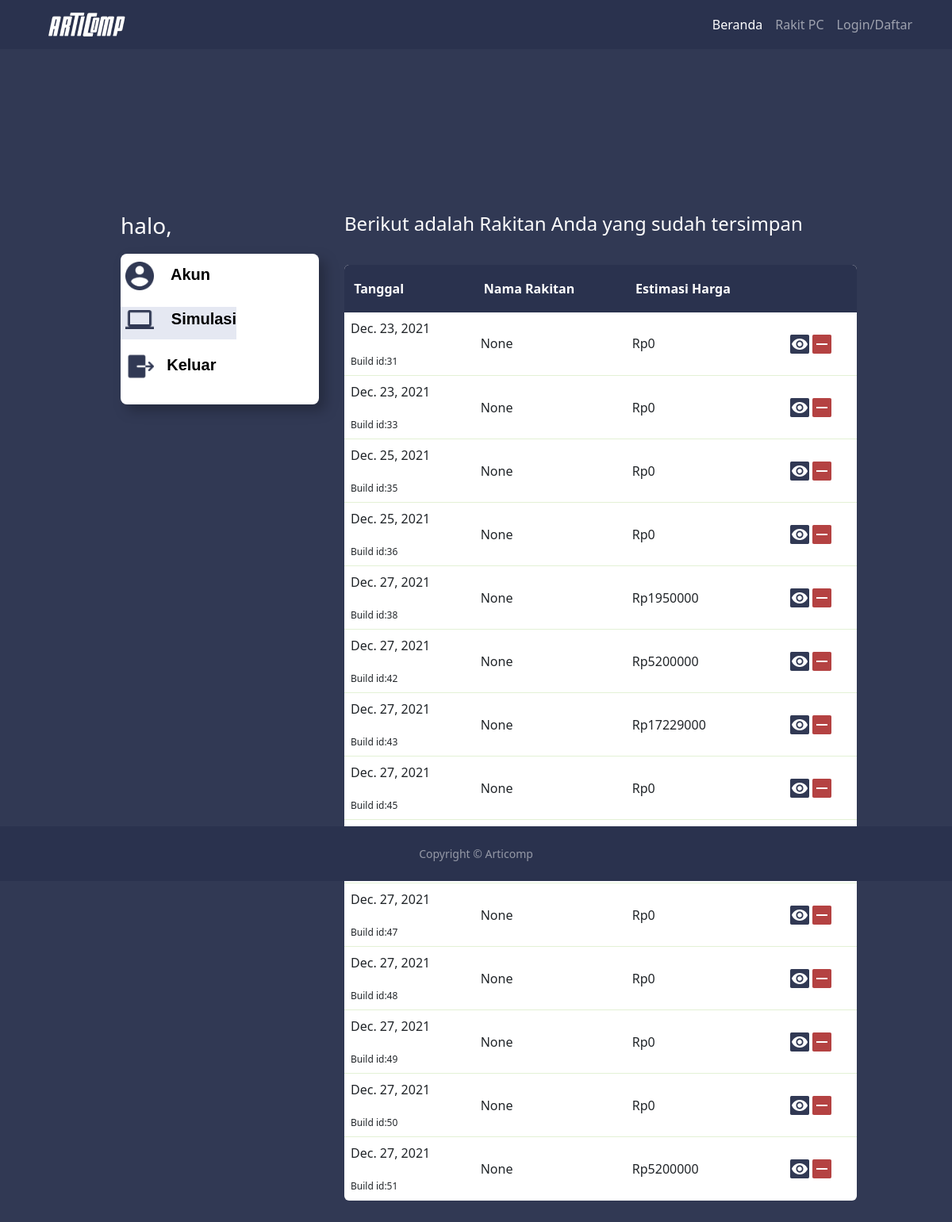
Page /user/bsa/builds/ on the committed database.
### build/models.py (models this page shows)
class Build(models.Model):
    owner = models.CharField(max_length=120, default="")
    gpu = models.ForeignKey(GPU, null=True, blank=True, on_delete=models.DO_NOTHING)
    cpu = models.ForeignKey(CPU, null=True, blank=True, on_delete=models.DO_NOTHING)
    motherboard = models.ForeignKey(Motherboard, null=True, blank=True, on_delete=models.DO_NOTHING)
    ram = models.ForeignKey(RAM, null=True, blank=True, on_delete=models.DO_NOTHING)
    disk = models.ForeignKey(Disk, null=True, blank=True, on_delete=models.DO_NOTHING)
    power_supply = models.ForeignKey(PowerSupply, null=True, blank=True, on_delete=models.DO_NOTHING)
    cooler = models.ForeignKey(Cooler, null=True, blank=True, on_delete=models.DO_NOTHING)
    case = models.ForeignKey(Case, null=True, blank=True, on_delete=models.DO_NOTHING)
    fan = models.ForeignKey(Fan, null=True, blank=True, on_delete=models.DO_NOTHING)
    total_harga = models.PositiveIntegerField(default=0)
    build_title = models.CharField(max_length=120, null=True)
    dibuat = models.DateField(auto_now=True)
    def __str__(self):
        return "Build id: %s" %(self.id)

### user/views.py (the view)
# urls.py: path('builds/', userBuildView, name='builds'),
def userBuildView(request, username):
    build = Build.objects.filter(owner=request.user.username)
    print(build)
    context = {"build": build}
    return render(request, 'user/profile-rakit.html', context)

### user/templates/user/profile-rakit.html
{% extends 'base.html' %}
{% load static %}
{% block content %}
<link rel="stylesheet" href="/static/css/profile-rakit.css">
<div class="jumbotron jumbotron-fluid">
  <div class="semua">
    <div class="kiri">
      <h3 align="left" style="color: white;">halo, {{ user.username }}</h3>
      <div class="list-menu">
        <a href="{% url 'user:profile' user.username %}" style="text-decoration: none;">
          <p class="akun" align="left" style="color: black;">&nbsp;<img src="/static/assets/VectorAkun.png" alt="Akun" width="36">
            &nbsp;&nbsp; Akun </p>
        </a>
        <a>
          <p class="Rakit" align="left" style="color: black;">&nbsp;<img src="/static/assets/VectorRiwayat.png"
              alt="Simulasi" width="36"> &nbsp;&nbsp; Simulasi </p>
        </a>
        <a href="{% url 'account:logout' %}" style="text-decoration: none;">
          <p class="logout" align="left" style="color: black;">&nbsp;<img src="/static/assets/Logout.png"
              alt="Keluar" width="36">&nbsp;&nbsp; Keluar
          </p>
        </a>
      </div>
    </div>
    <div class="kanan">
      <table align="right">
        <h3 style="color: white; font-size: 150%;"> Berikut adalah Rakitan Anda yang sudah tersimpan
          &nbsp; &nbsp; &nbsp; &nbsp; &nbsp; &nbsp; &nbsp; &nbsp; &nbsp; &nbsp; &nbsp; &nbsp; &nbsp;
          &nbsp; &nbsp; &nbsp; &nbsp; </h3>
        {% if build %}
        <thead>
          <tr>
            <th> &nbsp;Tanggal</th>
            <th> &nbsp;Nama Rakitan</th>
            <th> &nbsp;Estimasi Harga</th>
            <th> </th>
          </tr>
          <thead>
          <tbody>
            {% for list in build %}
            <tr>
              <td>{{ list.dibuat}}<br><br> <span class="buildid" style="font-size: 12px;">Build id:{{list.id}}</span>
              </td>
              <td style="font-style: bold;">{{list.build_title}}</td>
              <td>Rp{{list.total_harga}}</td>
              <td><a href="{% url 'user:viewBuild' user.username list.id %}"><img src="/static/assets/edit.png" alt="Lihat"></a> <a href="{% url 'user:deleteBuild' user.username list.id %}"><img src="/static/assets/remove.png" alt="Hapus"></a></td>
            </tr>
            {% endfor %}
          </tbody>
          {% else %}
            <td>
              <div style="text-align: center;">Tidak Ada Rakitan</div>
            </td>
          {% endif %}
      </table>
    </div>
  </div>
</div>
{% endblock %}

### static/css/base.css (style rules this page uses)
.backgroundd { background-color: #313954; background-size: cover; min-height: 100%; }

### static/css/profile-rakit.css (style rules this page uses)
.jumbotron { background-color: 313954; background-size: cover; height: 100%; }
.semua { display: flex; margin-top: 15%; margin-left: 10%; margin-right: 10%; flex-wrap: nowrap; }
.kiri { padding: 26px 0px 32px 32px; }
.kanan { padding: 26px 0px 32px 32px; }
.list-menu { font-family: Arial, Helvetica, sans-serif; font-weight: 700; font-size: 20; min-width: 250px; height: 190px; margin-top: 10px; background: #FFFFFF; border-radius: 8px; filter: drop-shadow(8px 8px 8px rgba(0, 0, 0, 0.25)); float: left; }
.akun { margin-top: 10px; height: 41px; justify-self: left; }
.rakit { height: 41px; justify-self: left; background-color: #E5E8F2; }
.logout { height: 41px; justify-self: left; }
table { border-spacing: 1; border-collapse: collapse; background: white; border-radius: 6px; overflow: hidden; max-width: 900px; width: 100%; margin: 0 auto; position: relative; }
table * { position: relative; }
table td, table th { padding-left: 8px; }
table thead tr { height: 60px; background: #2A324E; font-size: 16px; color: #FFFFFF; }
table tbody tr { height: 80px; border-bottom: 1px solid #E3F1D5; }
table tbody tr:last-child { border: 0; }
table td, table th { text-align: left; }

### rows in the picture
Build: dibuat "Dec. 23, 2021", id "31", build_title "None", total_harga "0"
Build: dibuat "Dec. 23, 2021", id "33", build_title "None", total_harga "0"
Build: dibuat "Dec. 25, 2021", id "35", build_title "None", total_harga "0"
Build: dibuat "Dec. 25, 2021", id "36", build_title "None", total_harga "0"
Build: dibuat "Dec. 27, 2021", id "38", build_title "None", total_harga "1950000"
Build: dibuat "Dec. 27, 2021", id "42", build_title "None", total_harga "5200000"
Build: dibuat "Dec. 27, 2021", id "43", build_title "None", total_harga "17229000"
Build: dibuat "Dec. 27, 2021", id "45", build_title "None", total_harga "0"
Build: dibuat "Dec. 27, 2021", id "47", build_title "None", total_harga "0"
Build: dibuat "Dec. 27, 2021", id "48", build_title "None", total_harga "0"
Build: dibuat "Dec. 27, 2021", id "49", build_title "None", total_harga "0"
Build: dibuat "Dec. 27, 2021", id "50", build_title "None", total_harga "0"
Build: dibuat "Dec. 27, 2021", id "51", build_title "None", total_harga "5200000"
